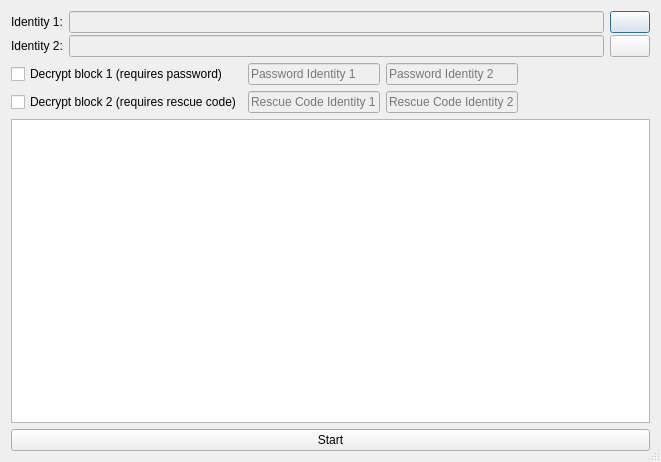
<?xml version="1.0" encoding="UTF-8"?>
<ui version="4.0">
 <class>DiffDialog</class>
 <widget class="QDialog" name="DiffDialog">
  <property name="windowModality">
   <enum>Qt::ApplicationModal</enum>
  </property>
  <property name="geometry">
   <rect>
    <x>0</x>
    <y>0</y>
    <width>661</width>
    <height>462</height>
   </rect>
  </property>
  <property name="windowTitle">
   <string>Diff identities</string>
  </property>
  <property name="windowIcon">
   <iconset resource="../res.qrc">
    <normaloff>:/res/img/Diff_16x.png</normaloff>:/res/img/Diff_16x.png</iconset>
  </property>
  <property name="sizeGripEnabled">
   <bool>true</bool>
  </property>
  <property name="modal">
   <bool>true</bool>
  </property>
  <layout class="QVBoxLayout" name="verticalLayout">
   <item>
    <layout class="QGridLayout" name="gridLayout">
     <property name="sizeConstraint">
      <enum>QLayout::SetDefaultConstraint</enum>
     </property>
     <property name="verticalSpacing">
      <number>2</number>
     </property>
     <item row="0" column="1">
      <widget class="QLineEdit" name="txt_Identity1">
       <property name="enabled">
        <bool>false</bool>
       </property>
       <property name="readOnly">
        <bool>true</bool>
       </property>
      </widget>
     </item>
     <item row="0" column="0">
      <widget class="QLabel" name="lbl_Identity1">
       <property name="text">
        <string>Identity 1:</string>
       </property>
      </widget>
     </item>
     <item row="1" column="0">
      <widget class="QLabel" name="lbl_Identity2">
       <property name="text">
        <string>Identity 2:</string>
       </property>
      </widget>
     </item>
     <item row="0" column="2">
      <widget class="QPushButton" name="btn_Identity1">
       <property name="text">
        <string/>
       </property>
       <property name="icon">
        <iconset resource="../res.qrc">
         <normaloff>:/res/img/OpenFile_16x.png</normaloff>:/res/img/OpenFile_16x.png</iconset>
       </property>
      </widget>
     </item>
     <item row="1" column="1">
      <widget class="QLineEdit" name="txt_Identity2">
       <property name="enabled">
        <bool>false</bool>
       </property>
       <property name="readOnly">
        <bool>true</bool>
       </property>
      </widget>
     </item>
     <item row="1" column="2">
      <widget class="QPushButton" name="btn_Identity2">
       <property name="text">
        <string/>
       </property>
       <property name="icon">
        <iconset resource="../res.qrc">
         <normaloff>:/res/img/OpenFile_16x.png</normaloff>:/res/img/OpenFile_16x.png</iconset>
       </property>
      </widget>
     </item>
    </layout>
   </item>
   <item>
    <layout class="QGridLayout" name="gridLayout_4">
     <property name="sizeConstraint">
      <enum>QLayout::SetDefaultConstraint</enum>
     </property>
     <property name="topMargin">
      <number>0</number>
     </property>
     <property name="verticalSpacing">
      <number>6</number>
     </property>
     <item row="0" column="0">
      <widget class="QCheckBox" name="chk_DecryptBlock1">
       <property name="text">
        <string>Decrypt block 1 (requires password)</string>
       </property>
      </widget>
     </item>
     <item row="1" column="0">
      <widget class="QCheckBox" name="chk_DecryptBlock2">
       <property name="text">
        <string>Decrypt block 2 (requires rescue code)</string>
       </property>
      </widget>
     </item>
     <item row="1" column="2">
      <widget class="QLineEdit" name="txt_RescueCodeId2">
       <property name="enabled">
        <bool>false</bool>
       </property>
       <property name="minimumSize">
        <size>
         <width>100</width>
         <height>0</height>
        </size>
       </property>
       <property name="maximumSize">
        <size>
         <width>200</width>
         <height>16777215</height>
        </size>
       </property>
       <property name="inputMethodHints">
        <set>Qt::ImhHiddenText|Qt::ImhNoAutoUppercase|Qt::ImhNoPredictiveText|Qt::ImhSensitiveData</set>
       </property>
       <property name="inputMask">
        <string/>
       </property>
       <property name="text">
        <string/>
       </property>
       <property name="echoMode">
        <enum>QLineEdit::Password</enum>
       </property>
       <property name="placeholderText">
        <string>Rescue Code Identity 2</string>
       </property>
      </widget>
     </item>
     <item row="0" column="1">
      <widget class="QLineEdit" name="txt_PassId1">
       <property name="enabled">
        <bool>false</bool>
       </property>
       <property name="minimumSize">
        <size>
         <width>100</width>
         <height>0</height>
        </size>
       </property>
       <property name="maximumSize">
        <size>
         <width>200</width>
         <height>16777215</height>
        </size>
       </property>
       <property name="inputMethodHints">
        <set>Qt::ImhHiddenText|Qt::ImhNoAutoUppercase|Qt::ImhNoPredictiveText|Qt::ImhSensitiveData</set>
       </property>
       <property name="inputMask">
        <string/>
       </property>
       <property name="text">
        <string/>
       </property>
       <property name="echoMode">
        <enum>QLineEdit::Password</enum>
       </property>
       <property name="placeholderText">
        <string>Password Identity 1</string>
       </property>
      </widget>
     </item>
     <item row="1" column="1">
      <widget class="QLineEdit" name="txt_RescueCodeId1">
       <property name="enabled">
        <bool>false</bool>
       </property>
       <property name="minimumSize">
        <size>
         <width>100</width>
         <height>0</height>
        </size>
       </property>
       <property name="maximumSize">
        <size>
         <width>200</width>
         <height>16777215</height>
        </size>
       </property>
       <property name="inputMethodHints">
        <set>Qt::ImhHiddenText|Qt::ImhNoAutoUppercase|Qt::ImhNoPredictiveText|Qt::ImhSensitiveData</set>
       </property>
       <property name="inputMask">
        <string/>
       </property>
       <property name="text">
        <string/>
       </property>
       <property name="echoMode">
        <enum>QLineEdit::Password</enum>
       </property>
       <property name="placeholderText">
        <string>Rescue Code Identity 1</string>
       </property>
      </widget>
     </item>
     <item row="0" column="2">
      <widget class="QLineEdit" name="txt_PassId2">
       <property name="enabled">
        <bool>false</bool>
       </property>
       <property name="minimumSize">
        <size>
         <width>100</width>
         <height>0</height>
        </size>
       </property>
       <property name="maximumSize">
        <size>
         <width>200</width>
         <height>16777215</height>
        </size>
       </property>
       <property name="inputMethodHints">
        <set>Qt::ImhHiddenText|Qt::ImhNoAutoUppercase|Qt::ImhNoPredictiveText|Qt::ImhSensitiveData</set>
       </property>
       <property name="inputMask">
        <string/>
       </property>
       <property name="text">
        <string/>
       </property>
       <property name="echoMode">
        <enum>QLineEdit::Password</enum>
       </property>
       <property name="placeholderText">
        <string>Password Identity 2</string>
       </property>
      </widget>
     </item>
     <item row="0" column="3">
      <spacer name="horizontalSpacer">
       <property name="orientation">
        <enum>Qt::Horizontal</enum>
       </property>
       <property name="sizeHint" stdset="0">
        <size>
         <width>40</width>
         <height>20</height>
        </size>
       </property>
      </spacer>
     </item>
     <item row="1" column="3">
      <spacer name="horizontalSpacer_2">
       <property name="orientation">
        <enum>Qt::Horizontal</enum>
       </property>
       <property name="sizeHint" stdset="0">
        <size>
         <width>40</width>
         <height>20</height>
        </size>
       </property>
      </spacer>
     </item>
    </layout>
   </item>
   <item>
    <widget class="QTextEdit" name="txt_Diff">
     <property name="lineWrapMode">
      <enum>QTextEdit::NoWrap</enum>
     </property>
     <property name="readOnly">
      <bool>true</bool>
     </property>
    </widget>
   </item>
   <item>
    <widget class="QPushButton" name="btn_StartDiff">
     <property name="text">
      <string>Start</string>
     </property>
    </widget>
   </item>
  </layout>
 </widget>
 <tabstops>
  <tabstop>txt_Identity1</tabstop>
  <tabstop>btn_Identity1</tabstop>
  <tabstop>txt_Identity2</tabstop>
  <tabstop>btn_Identity2</tabstop>
  <tabstop>chk_DecryptBlock1</tabstop>
  <tabstop>txt_PassId1</tabstop>
  <tabstop>txt_PassId2</tabstop>
  <tabstop>chk_DecryptBlock2</tabstop>
  <tabstop>txt_RescueCodeId1</tabstop>
  <tabstop>txt_RescueCodeId2</tabstop>
  <tabstop>txt_Diff</tabstop>
  <tabstop>btn_StartDiff</tabstop>
 </tabstops>
 <resources>
  <include location="../res.qrc"/>
 </resources>
 <connections/>
</ui>
